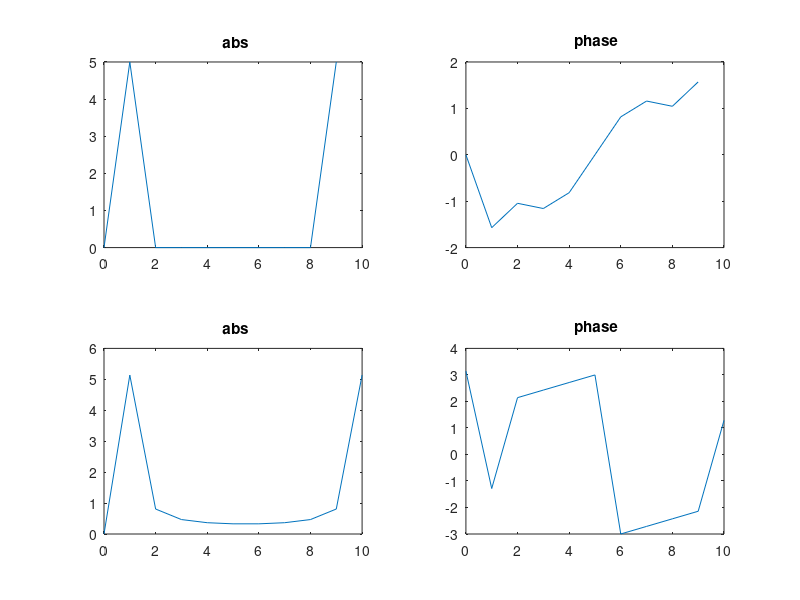

This chart was generated by the following MATLAB code:
%exercise2_5 ( need to further review regarding the question
n1= [0 1 2 3 4 5 6 7 8 9];
y1= sin(2* pi .* n1 ./ 10);

n2= [0 1 2 3 4 5 6 7 8 9 10];
y2= sin(2* pi .* n2 ./ 10);


y1_freq= fft(y1);
y2_freq= fft(y2);

figure
subplot (2,2,1);
plot (n1,abs(y1_freq));
title (' abs');
subplot (2,2,2);
plot (n1,angle(y1_freq));
title(' phase');
subplot (2,2,3);
plot (n2,abs(y2_freq));
title (' abs');
subplot (2,2,4);
plot (n2,angle(y2_freq));
title(' phase');

% the DFT could be visulized as convolve a signal with sinc in frequency
% domain, hence, it produces leakge due to the shape of a sinc
% however, this leakage could be minimized by using a 'smoother' window:
% eg: hanning window and etc

% the two signals are different because the sample spaces are different
